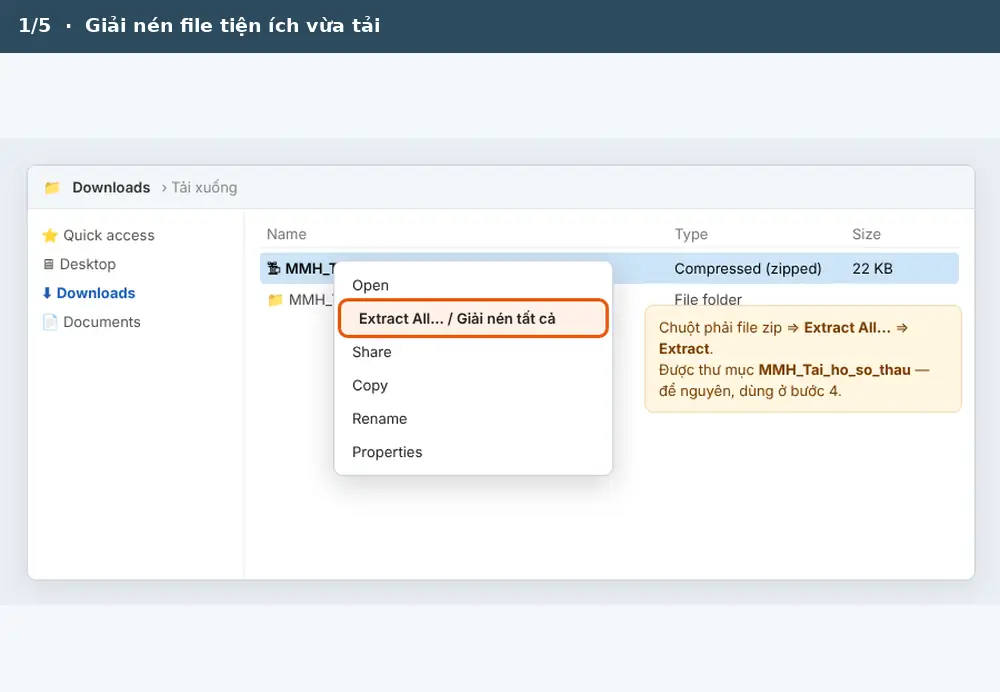
#> input picture theo-doi/huong-dan/reel-cai.webp, 1000 x 692 px, given in place of w1-extract.png, which was not available
$ python compose.py
#> lines starting #> are read from the running program, lines starting #| are printed output that depends on the picture
# Ghép ảnh hướng dẫn ⇒ theo-doi/huong-dan/*.webp (ảnh tĩnh từng bước + 2 ảnh động). Chạy sau ext_shots.js + app_shots.js.
from PIL import Image, ImageDraw, ImageFont
import os
R = os.path.join(os.path.dirname(__file__), 'raw'); O = os.path.join(os.path.dirname(__file__), '../../theo-doi/huong-dan')
os.makedirs(O, exist_ok=True)
FB = '/usr/share/fonts/truetype/dejavu/DejaVuSans-Bold.ttf'
for c in ['/usr/share/fonts/truetype/noto/NotoSans-Bold.ttf', '/usr/share/fonts/opentype/noto/NotoSans-Bold.ttf']:
    if os.path.exists(c): FB = c
im = lambda f: Image.open(os.path.join(R, f)).convert('RGB')
#| b2-giai-nen.webp (900, 623) 16 KB
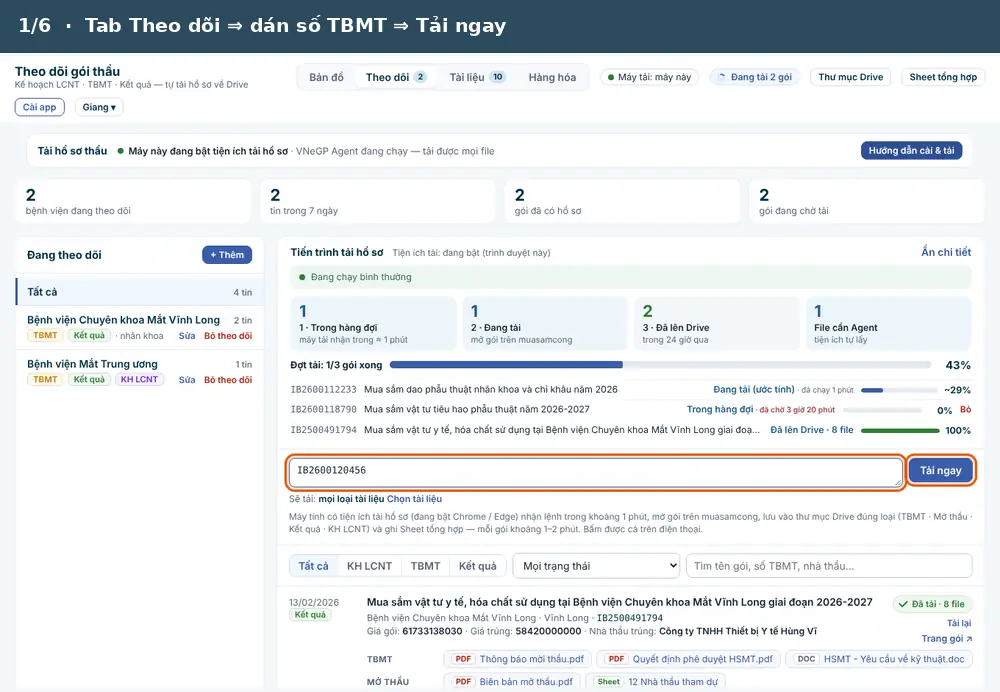
#> input picture theo-doi/huong-dan/reel-tai.webp, 1000 x 692 px, given in place of e2-dev-on.png, which was not available
def save(img, name, w=None, q=82):
    if w and img.width > w: img = img.resize((w, round(img.height * w / img.width)), Image.LANCZOS)
    img.save(os.path.join(O, name), 'WEBP', quality=q, method=6); print(name, img.size, os.path.getsize(os.path.join(O, name)) // 1024, 'KB')
save(im('w1-extract.png'), 'b2-giai-nen.webp', 900)
save(im('e2-dev-on.png').crop((0, 0, 1280, 300)), 'b3-developer.webp', 1100)
#> call 2 of save, with name = 'b3-developer.webp', w = 1100, q = 82
#> in save (call 2), `if w and img.width > w: img = img.resize((w, round(img.height * w / im..`:
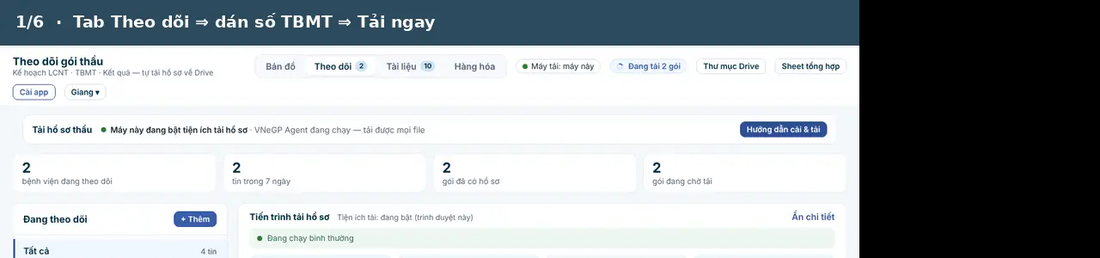
#> img: PIL image 1100x258 RGB; mean R, G, B 163.7, 169.6, 173
#| b3-developer.webp (1100, 258) 14 KB
save(im('e4-card.png').crop((0, 0, 1280, 460)), 'b4-load.webp', 1100)
#> call 3 of save, with name = 'b4-load.webp', w = 1100, q = 82
#> in save (call 3), `if w and img.width > w: img = img.resize((w, round(img.height * w / im..`:
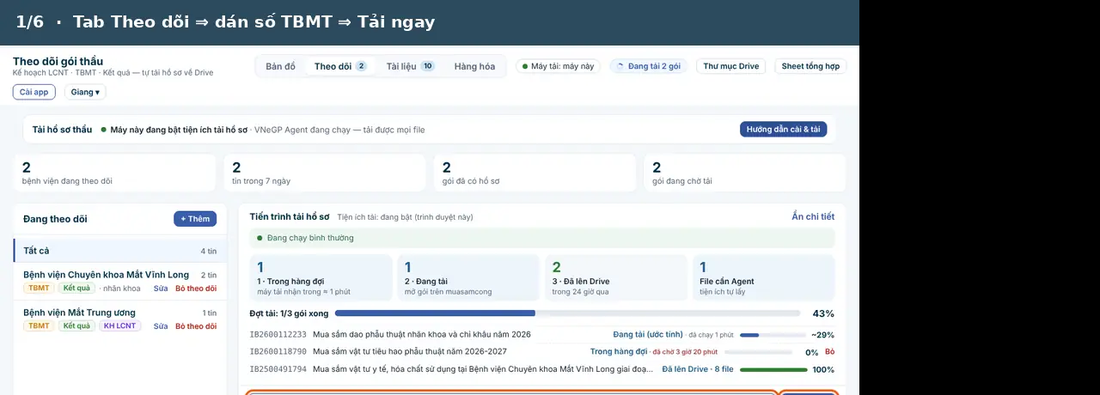
#> img: PIL image 1100x395 RGB; mean R, G, B 171.1, 175.4, 178
#| b4-load.webp (1100, 395) 27 KB
#> (the run stopped early here; a loop or call above may not have finished)
